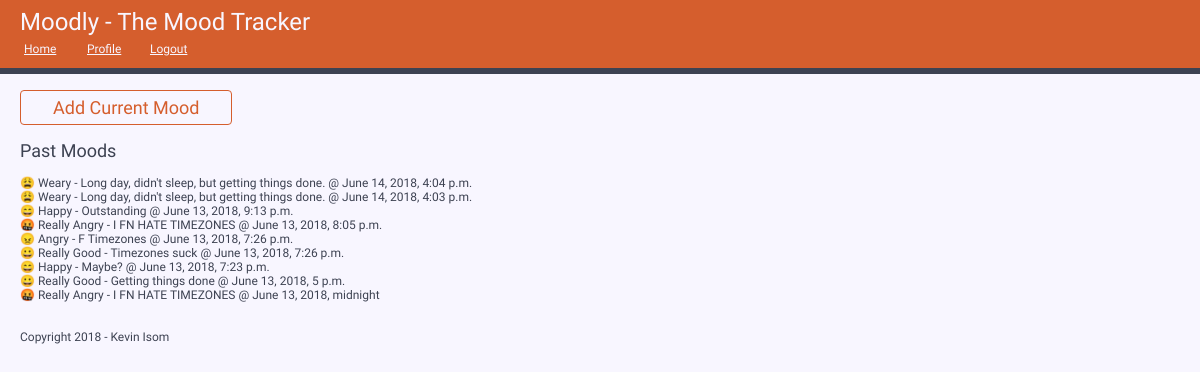
The page / (signed in) on the database as committed earlier.
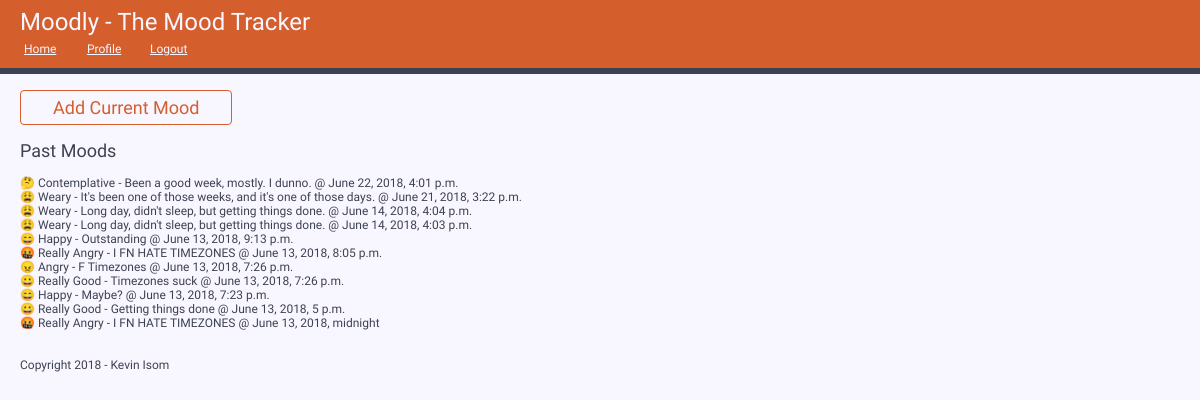
The same page on the database as committed later.
### trackr/models.py (models this page shows)
class MoodEntry(models.Model):
    MOODS = (
        ('😄', '😄 Happy'),
        ('🙁', '🙁 Unhappy'),
        ('😀', '😀 Really Good'),
        ('😠', '😠 Angry'),
        ('🤬', '🤬 Really Angry'),
        ('😢', '😢 Sad'),
        ('😩', '😩 Weary'),
        ('🤢', '🤢 Sick'),
        ('💩', '💩 Poop'),
        ('🤣', '🤣 ROFL'),
        ('😑', '😑 Detached'),
        ('🤔', '🤔 Contemplative'),
        ('😳', '😳 Shocked'),
    )
    selected_mood = models.CharField(max_length=1, choices=MOODS, blank=True, default='😄', help_text="Select your current Mood")
    details = models.CharField(max_length=500, help_text="Enter details about your mood")
    enteredOn = models.DateTimeField()
    user = models.ForeignKey(User, on_delete=models.CASCADE)
    class Meta:
        ordering = ["-enteredOn"]

### trackr/views.py (the view)
# urls.py: path('', views.homePage, name='index'),
def homePage(request):
    if request.method == "POST":
        form = MoodEntryForm(request.POST)
        if form.is_valid():
            entry = form.save(commit=False)
            entry.user = request.user
            entry.enteredOn = timezone.now()
            print(entry.enteredOn)
            print(timezone.now())
            entry.save()
        else:
            print(form.errors)
    else:
        form = MoodEntryForm()
    if request.user.is_authenticated:
        past_moods = MoodEntry.objects.filter(user=request.user)
    else:
        past_moods = False
    moods = MoodEntry.MOODS;
    stuff_for_frontend = {"past_moods": past_moods, "all_moods": moods, 'form': form}
    return render(request, 'index.html', stuff_for_frontend)

### trackr/templates/index.html (shortened to what this page needs)
{% extends "base.html" %}
{% block content %}
<section>
  <button class="action-button" id="open-mood-dialog">Add Current Mood</button>
</section>
<section>
  <h2>Past Moods</h2>
  {% if past_moods %}
    <ul class="mood-list">
  {% for mood in past_moods %}
      <li>{{ mood.get_selected_mood_display  }} - {{ mood.details }} @  {{ mood.enteredOn }} </li>
  {% endfor %}
  </ul>
  {% else %}
      <p>No Moods have been saved.</p>
  {% endif %}
</section>
{% endblock %}

### trackr/templates/base.html (shortened to what this page needs)
<!DOCTYPE html>
<html>
<head>
  {% load static %}
  <link rel="stylesheet" href="https://cdnjs.cloudflare.com/ajax/libs/dialog-polyfill/0.4.10/dialog-polyfill.min.css" />
  <link rel="stylesheet" type="text/css" media="screen" href="{% static "trackr/base.css" %}" />
</head>
<body>
  <header>
    <h1>Moodly - The Mood Tracker</h1>
    <nav>
      <ul>
        {% if user.is_authenticated %}
          <li><a href="{% url 'index'%}">Home</a></li>
          <li><a href="{% url 'profile'%}">Profile</a></li>
          <li><a href="{% url 'logout'%}?next={{request.path}}">Logout</a></li>
        {% else %}
          <li><a href="{% url 'index'%}">Home</a></li>
          <li><a href="{% url 'login'%}?next={{request.path}}">Login</a></li>
        {% endif %}
      </ul>
    </nav>
  </header>
  <main>
    {% block content %}{% endblock %}
  </main>
  <footer>
    <div>Copyright 2018 - Kevin Isom</div>
  </footer>
</body>
</html>

### static/trackr/base.css (style rules this page uses)
:root { --primary-light-color: #f8f6ff; --secondary-light-color: #cacbd5; --primary-dark-color: #3d4252; --secondary-dark-color: #666f89; --accent-color: #d55e2d; --main-bg-color: var(--primary-light-color); --main-header-bg-color: var(--accent-color); --main-header-color: var(--primary-light-color); --main-color: var(--primary-dark-color); --alt-lighter-color: var(--secondary-light-color); --main-font: 'Fira Sans', sans-serif; --design-font: 'Neuton', serif; font-size: 12px; }
* { font-family: var(--main-font); color: var(--main-color); }
body { background-color: var(--main-bg-color); margin: 0; padding: 0; }
h1, h2, h3, h4, h5, h6 { font-weight: normal; font-family: var(--design-font); }
header, main, footer { padding: 8px; padding-left: 20px; }
header { background-color: var(--main-header-bg-color); border-bottom: 6px solid var(--main-color); }
header h1 { color: var(--main-header-color); margin: 0; padding: 0; }
main { padding-top: 16px; }
button, input[type="submit"], .button { color: var(--main-header-bg-color); border: 1px solid var(--main-header-bg-color); border-radius: 4px; background-color: var(--main-bg-color); padding: 6px 16px; text-decoration: none; vertical-align: middle; cursor: pointer; }
.action-button { color: var(--main-header-bg-color); font-size: 1.5em; border: 1px solid var(--main-header-bg-color); border-radius: 4px; background-color: var(--main-bg-color); padding: 6px 32px; text-decoration: none; vertical-align: middle; cursor: pointer; }
nav ul { list-style: none; padding: 0; }
nav a { color: var(--main-bg-color); padding: 4px; display: block; }
ul.mood-list { list-style: none; padding: 0; }
@media all and (min-width: 600px) { nav ul { padding: 0; margin: 0; margin-top: 0.2rem; list-style: none; } }
@media all and (min-width: 600px) { nav li { display: inline-block; width: 5rem; } }

Rows that differ between the two databases and show on the page:
added MoodEntry: selected_mood "🤔 Contemplative", details "Been a good week, mostly. I dunno.", enteredOn "June 22, 2018, 4:01 p.m."
added MoodEntry: selected_mood "😩 Weary", details "It's been one of those weeks, and it's one of those days.", enteredOn "June 21, 2018, 3:22 p.m."
